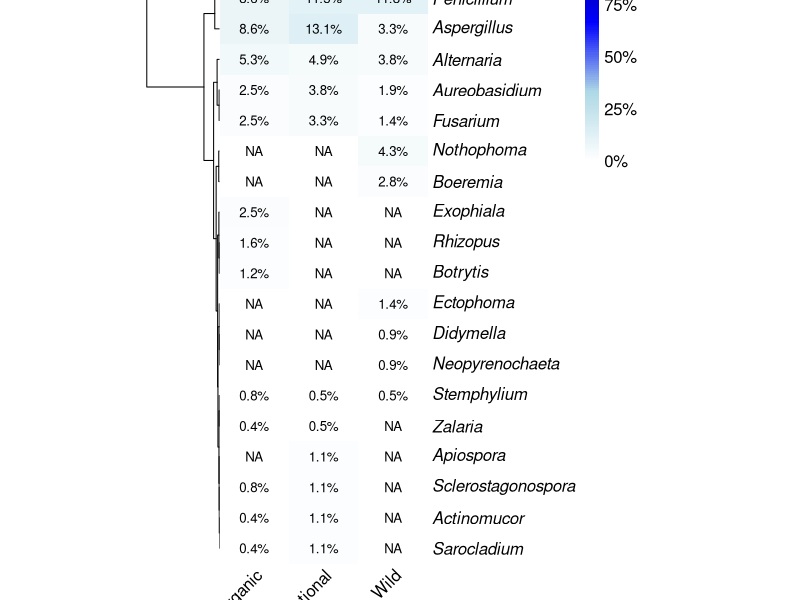
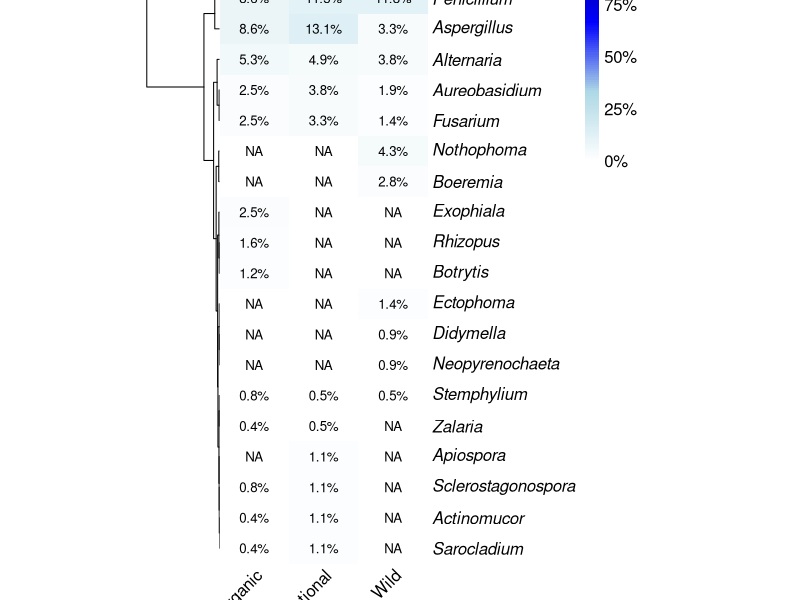

Generate these figures, in order, with R:
# ---- Packages ----
library(pheatmap)
library(tidyverse)
library(RColorBrewer)
library(Cairo)

# ---- Read data ----
raw_data <- read.csv("data/Figure_6.csv", sep = ";", check.names = FALSE, row.names = 1)

# Convertir coma -> punto y a numérico
numeric_data <- as.data.frame(lapply(raw_data, function(x) as.numeric(gsub(",", ".", x))))
rownames(numeric_data) <- rownames(raw_data)

# TOP20 géneros globales
top20_genera <- numeric_data |>
  rowSums(na.rm = TRUE) |>
  sort(decreasing = TRUE) |>
  head(20) |>
  names()

data_top20 <- numeric_data[top20_genera, , drop = FALSE]

# Clustering por filas
hclust_rows <- hclust(dist(data_top20, method = "euclidean"), method = "ward.D2")

# Ceros a NA
data_top20[data_top20 == 0] <- NA

# Valores como %
formatted_values <- apply(data_top20, c(1, 2), function(x) {
  ifelse(is.na(x), "NA", paste0(formatC(x, format = "f", digits = 1), "%"))
})

# Paleta y cortes 0-100
breaks_manual <- seq(0, 100, by = 1)
color_palette <- colorRampPalette(c("white", "lightblue", "blue", "darkblue"))(length(breaks_manual) - 1)

# Filas en cursiva
italic_labels <- parse(text = paste0("italic('", rownames(data_top20), "')"))

# ---- Export PDF ----
while (!is.null(dev.list())) dev.off()
CairoPDF("output/Figure_6.pdf", width = 12, height = 10, family = "Times New Roman")

pheatmap(
  data_top20,
  color = color_palette,
  cluster_rows = hclust_rows,
  cluster_cols = FALSE,
  scale = "none",
  fontsize = 12,
  labels_row = italic_labels,
  fontsize_row = 12,
  fontsize_col = 12,
  angle_col = 45,
  breaks = breaks_manual,
  legend_breaks = c(0, 25, 50, 75, 100),
  legend_labels = c("0%", "25%", "50%", "75%", "100%"),
  border_color = NA,
  cellwidth = 50,
  cellheight = 22,
  display_numbers = formatted_values,
  number_color = "black",
  na_col = "white",
  drop_levels = FALSE
)

dev.off()

# ---- Export TIFF (600 dpi) ----
tiff("output/Figure_6.tiff", width = 12, height = 10, units = "in", res = 600, compression = "lzw")

pheatmap(
  data_top20,
  color = color_palette,
  cluster_rows = hclust_rows,
  cluster_cols = FALSE,
  scale = "none",
  fontsize = 12,
  labels_row = italic_labels,
  fontsize_row = 12,
  fontsize_col = 12,
  angle_col = 45,
  breaks = breaks_manual,
  legend_breaks = c(0, 25, 50, 75, 100),
  legend_labels = c("0%", "25%", "50%", "75%", "100%"),
  border_color = NA,
  cellwidth = 50,
  cellheight = 22,
  display_numbers = formatted_values,
  number_color = "black",
  na_col = "white",
  drop_levels = FALSE
)

dev.off()
